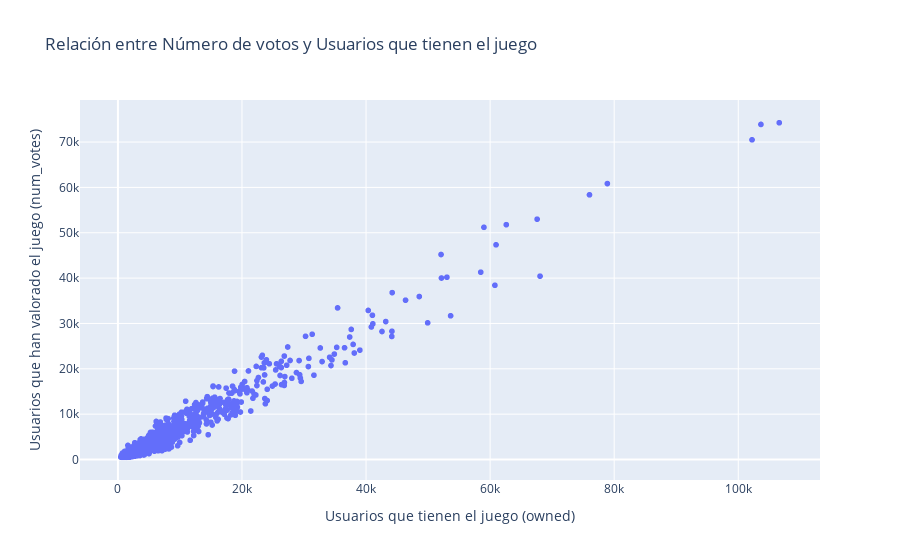

Notebook code cell kept with this figure:
### Code cell
# Realizo un scatter plot de num_votes vs owned
fig_1 = px.scatter(bgg, x='owned', y='num_votes', 
                 title="Relación entre Número de votos y Usuarios que tienen el juego",
                 labels = {
                     "owned": "Usuarios que tienen el juego (owned)",
                     "num_votes": "Usuarios que han valorado el juego (num_votes)"
                 })
fig_1.show()

### Figure 1 — Plotly figure (JSON) as saved in the notebook; plotly's stock layout.template omitted (floating-point values rounded to 4 significant figures; data arrays with more than 128 entries replaced by an {"elided": "..."} marker saying what was removed)
{"data": [{"hovertemplate": "Usuarios que tienen el juego (owned)=%{x}<br>Usuarios que han valorado el juego (num_votes)=%{y}<extra></extra>", "legendgroup": "", "marker": {"color": "#636efa", "symbol": "circle"}, "mode": "markers", "name": "", "showlegend": false, "type": "scattergl", "x": {"elided": "2717 int values"}, "xaxis": "x", "y": {"elided": "2717 int values"}, "yaxis": "y"}], "layout": {"legend": {"tracegroupgap": 0}, "title": {"text": "Relación entre Número de votos y Usuarios que tienen el juego"}, "xaxis": {"anchor": "y", "domain": [0, 1], "title": {"text": "Usuarios que tienen el juego (owned)"}}, "yaxis": {"anchor": "x", "domain": [0, 1], "title": {"text": "Usuarios que han valorado el juego (num_votes)"}}}}
